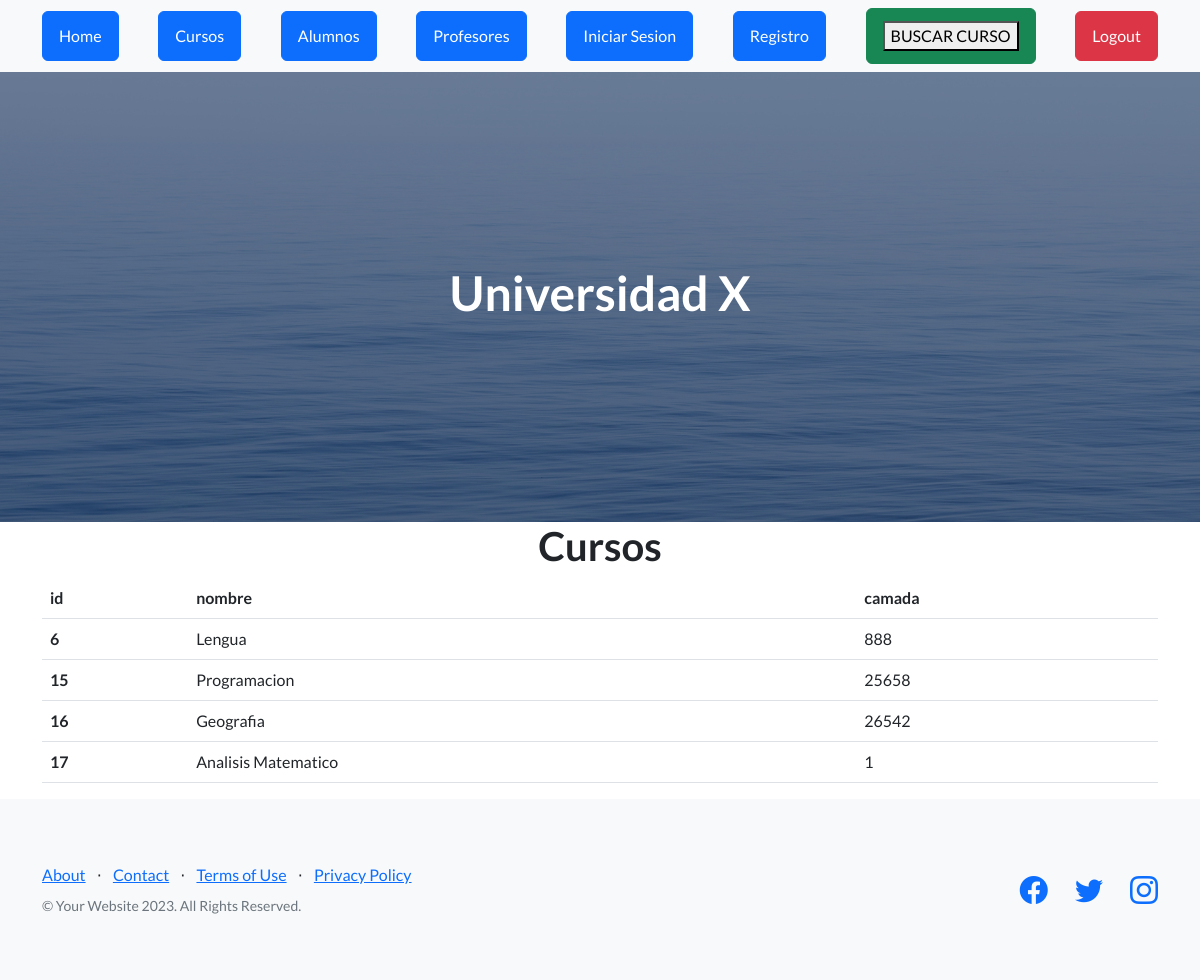
The page /AppUniversidad/ver_cursos on the database its author committed.
### AppUniversidad/models.py (models this page shows, shortened)
class Curso(models.Model):
    nombre = models.CharField(max_length=40)
    camada = models.IntegerField()

### AppUniversidad/views.py (the view)
# urls.py: path("ver_cursos", views.ver_cursos , name="cursos"),
def ver_cursos(request):
    cursos = Curso.objects.all()
    dicc = {"cursos": cursos}
    plantilla = loader.get_template("cursos.html")
    documento = plantilla.render(dicc)
    return HttpResponse(documento)

### AppUniversidad/template/cursos.html
{% extends 'padre.html' %}
{% load static %}
{% block contenido %}
    <main class="container">
        <h1 class="text-center"> Cursos </h1>
        <table class="table">
            <thead>
                <tr>
                    <th>id</th>
                    <th>nombre</th>
                    <th>camada</th>
                </tr>
            </thead>
            <tbody>
                {% for n in cursos %}
                <tr>
                    <th scope="row">{{n.id}}</th>
                    <td>{{n.nombre}}</td>
                    <td>{{n.camada}}</td>
                </tr>
                {% endfor %}
            </tbody>
        </table>
    </main>
{% endblock %}

### rows shown on the page
Curso: id "6", nombre "Lengua", camada "888"
Curso: id "15", nombre "Programacion", camada "25658"
Curso: id "16", nombre "Geografia", camada "26542"
Curso: id "17", nombre "Analisis Matematico", camada "1"
